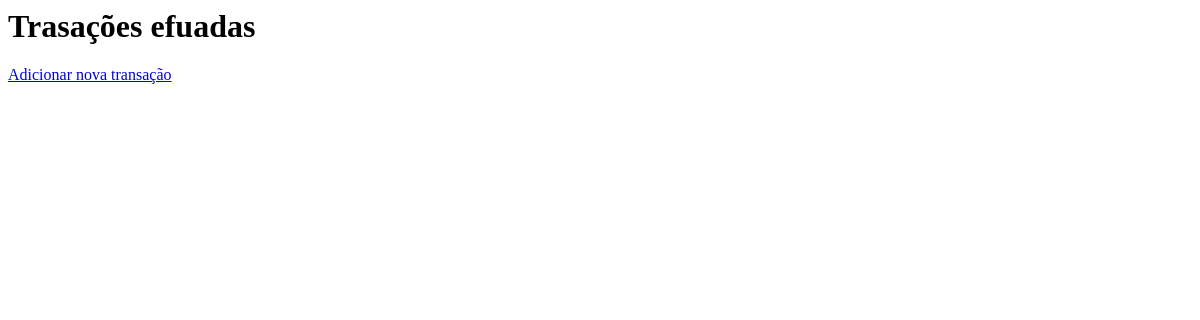
The app's page /transacoes/, older data.
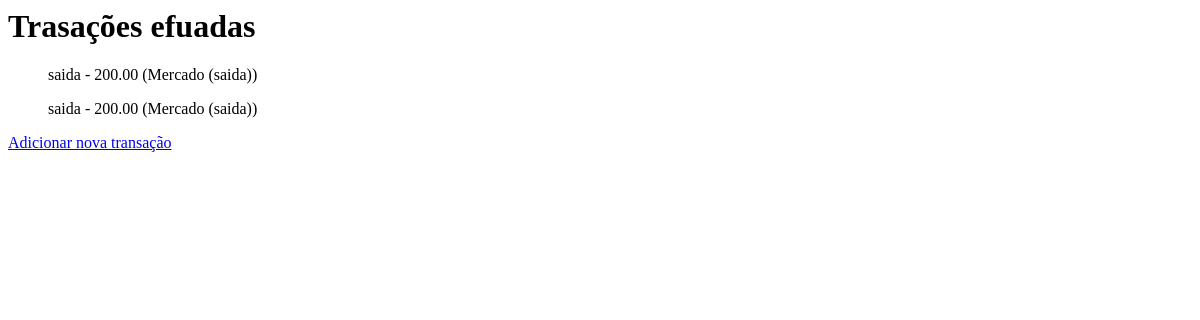
The same page, newer data.
### transacoes/models.py (models this page shows)
class Transacoes(models.Model):
    valor= models.DecimalField(max_digits=10, decimal_places=2)
    categoria = models.ForeignKey(Categoria, on_delete=models.CASCADE)
    data= models.DateField()
    def __str__(self):
        return f"{self.categoria.tipo} - {self.valor} ({self.categoria})"

### categoria/models.py (models this page shows)
class Categoria(models.Model):
    nome = models.CharField(max_length=100, unique=True)
    tipo = models.CharField(
        max_length=7,
        choices=[
            ('entrada', 'Entrada'),
            ('saida', 'Saída'),
        ]
    )
    def __str__(self):
        return f"{self.nome} ({self.tipo})"

### transacoes/views.py (the view)
# urls.py: path('', listar_trasacoes, name='listar_transacoes'),
def listar_trasacoes(request):
    transacoes = Transacoes.objects.all()
    return render(request, 'transacoes/listar_transacoes.html', {'transacoes': transacoes})

### transacoes/templates/transacoes/listar_transacoes.html
<h1>Trasações efuadas</h1>
<ul>
{% for list in transacoes %}
    <p>{{list}}</p>
{% endfor  %}
</ul>
<a href="{% url 'adicionar_transacao' %}">Adicionar nova transação</a>

Row changes from the older to the newer data that the page shows:
added Transacoes: categoria+valor "saida - 200.00 (Mercado (saida))"
added Transacoes: categoria+valor "saida - 200.00 (Mercado (saida))"
